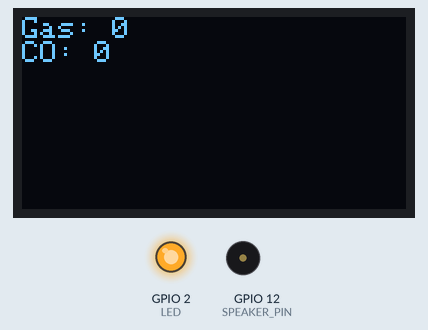
Recording of a sketch running on a simulated ESP32. Parts: 128×64 one-colour display, output pins drawn as LEDs (lit = HIGH), buzzer (waves = sounding, pin HIGH). WiFi joins after 1.5 s; servers stay silent unless stated; the Firebase database answers and starts empty; what the sketch prints to the serial monitor is not drawn.

Above: at 2.4 s.
Timing chart, 0 to 3.9 s (numbered marks = the images above):
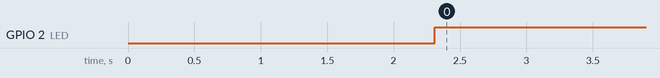

The sketch:

Khoi_xu_li_trung_tam.ino
```cpp
#include <WiFiUdp.h>
#include <WiFi.h>
#include <Adafruit_SSD1306.h>
#include <Wire.h>
#include <FirebaseESP32.h>

#define SCREEN_WIDTH 128
#define SCREEN_HEIGHT 64
#define FIREBASE_HOST "smart-home-8c38a-default-rtdb.firebaseio.com"
#define FIREBASE_AUTH "aW0tmhbIFkfcdxufW4Mx7nz7vhj4mUuxy0Po0Vtm"
#define OLED_RESET     -1
Adafruit_SSD1306 display(SCREEN_WIDTH, SCREEN_HEIGHT, &Wire, OLED_RESET);
#define SERVER_PORT 20001
WiFiClient client;
FirebaseData firebaseData;
WiFiUDP UDP;
char packetBuffer[255];
IPAddress local_IP(172, 20, 10, 3);
IPAddress gateway(172, 20, 10, 1);
IPAddress subnet(255, 255, 255, 240);
IPAddress primaryDNS(8, 8, 8, 8);
IPAddress secondaryDNS(8, 8, 4, 4);
const char* ssid = "...";
const char* password = "thinh321";
int gasThreshold = 100;
int COThreshold = 50;
int SPEAKER_PIN = 12;
int gasValue = 0;
int CO_Value = 0;
String canhBao;
const int LED = 2;

void setup() {
  Serial.begin(115200);
  if(!display.begin(SSD1306_SWITCHCAPVCC, 0x3C)) {
    Serial.println(F("SSD1306 allocation failed"));
    for(;;);
  }
  display.clearDisplay();
  WiFi.config(local_IP, gateway, subnet, primaryDNS, secondaryDNS);
  WiFi.begin(ssid, password);
  while (WiFi.status() != WL_CONNECTED) {
    delay(500);
    Serial.println("Connecting to WiFi...");
  }
  Serial.print("Connected. My IP address is: ");
  Serial.println(WiFi.localIP());
  pinMode(SPEAKER_PIN, OUTPUT);
  pinMode(LED, OUTPUT);
  UDP.begin(SERVER_PORT);
  Serial.print("Listening on UDP port ");
  Serial.println(SERVER_PORT);
  Firebase.begin(FIREBASE_HOST, FIREBASE_AUTH);
  digitalWrite(LED, LOW);
}
void loop() {
  struct SensorData {
    int sensorId;
    int sensorValue;
  };
  display.clearDisplay();
  display.setTextColor(WHITE);
  display.setCursor(0,0);
  SensorData receivedData;
  int packetSize = UDP.parsePacket();
  if (packetSize) {
    UDP.read((uint8_t*)&receivedData, sizeof(receivedData));
    if (receivedData.sensorId == 0) {
      Serial.print("Gas value: ");
      Serial.println(receivedData.sensorValue);
      gasValue = receivedData.sensorValue;
    }
    else if (receivedData.sensorId == 1) {
      Serial.print("CO_Value: ");
      Serial.println(receivedData.sensorValue);
      CO_Value = receivedData.sensorValue;
    }
  }
  Firebase.setInt(firebaseData, "/G1/A1/Khi gas", gasValue);
  Firebase.setInt(firebaseData, "/G1/A1/Nong do khi CO", CO_Value);
  Firebase.getString(firebaseData, "/G1/A1/Canh bao");
  canhBao = firebaseData.stringData();
  Serial.print("Canh bao: ");
  Serial.println(canhBao);
  Firebase.getInt(firebaseData, "/G1/A1/Gas threshold");
  gasThreshold = firebaseData.intData();
  Serial.print("gasThreshold: ");
  Serial.println(gasThreshold);
  Firebase.getInt(firebaseData, "/G1/A1/CO threshold");
  COThreshold = firebaseData.intData();
  Serial.print("COThreshold: ");
  Serial.println(COThreshold);
  if ((gasValue > gasThreshold || CO_Value > COThreshold)&&(canhBao == "ON")) {
    digitalWrite(SPEAKER_PIN, HIGH);
    Serial.print("SPEAKER_PIN: ON ");
  } else {
    digitalWrite(SPEAKER_PIN, LOW);
  }
  display.println("Gas: " + String(gasValue));
  display.println("CO: " + String(CO_Value));
  display.display();
  digitalWrite(LED, ~digitalRead(LED));
  delay (5000);
}
```

Measured:
- by itself, GPIO 2 (LED): LOW → HIGH at 2.3 s
